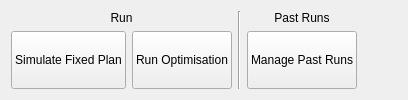
     <widget class="QWidget" name="Simulationtab">
      <attribute name="title">
       <string>Simulation</string>
      </attribute>
      <layout class="QHBoxLayout" name="horizontalLayout_10">
       <item>
        <layout class="QVBoxLayout" name="verticalLayout_6">
         <item>
          <widget class="QLabel" name="label_2">
           <property name="sizePolicy">
            <sizepolicy hsizetype="Preferred" vsizetype="Minimum">
             <horstretch>0</horstretch>
             <verstretch>0</verstretch>
            </sizepolicy>
           </property>
           <property name="text">
            <string>Run</string>
           </property>
           <property name="alignment">
            <set>Qt::AlignCenter</set>
           </property>
          </widget>
         </item>
         <item>
          <layout class="QHBoxLayout" name="horizontalLayout_3">
           <item>
            <widget class="QPushButton" name="runSim_pushButton">
             <property name="sizePolicy">
              <sizepolicy hsizetype="Minimum" vsizetype="MinimumExpanding">
               <horstretch>0</horstretch>
               <verstretch>0</verstretch>
              </sizepolicy>
             </property>
             <property name="text">
              <string>Simulate Fixed Plan</string>
             </property>
            </widget>
           </item>
           <item>
            <widget class="QPushButton" name="runOpt_pushButton">
             <property name="sizePolicy">
              <sizepolicy hsizetype="Minimum" vsizetype="MinimumExpanding">
               <horstretch>0</horstretch>
               <verstretch>0</verstretch>
              </sizepolicy>
             </property>
             <property name="text">
              <string>Run Optimisation</string>
             </property>
            </widget>
           </item>
          </layout>
         </item>
        </layout>
       </item>
       <item>
        <widget class="Line" name="line_10">
         <property name="orientation">
          <enum>Qt::Vertical</enum>
         </property>
        </widget>
       </item>
       <item>
        <layout class="QVBoxLayout" name="verticalLayout_11">
         <item>
          <widget class="QLabel" name="label_3">
           <property name="sizePolicy">
            <sizepolicy hsizetype="Preferred" vsizetype="Minimum">
             <horstretch>0</horstretch>
             <verstretch>0</verstretch>
            </sizepolicy>
           </property>
           <property name="text">
            <string>Past Runs</string>
           </property>
           <property name="alignment">
            <set>Qt::AlignCenter</set>
           </property>
          </widget>
         </item>
         <item>
          <layout class="QHBoxLayout" name="horizontalLayout_7">
           <item>
            <widget class="QPushButton" name="manageRuns_pushButton">
             <property name="sizePolicy">
              <sizepolicy hsizetype="Minimum" vsizetype="MinimumExpanding">
               <horstretch>0</horstretch>
               <verstretch>0</verstretch>
              </sizepolicy>
             </property>
             <property name="text">
              <string>Manage Past Runs</string>
             </property>
            </widget>
           </item>
          </layout>
         </item>
        </layout>
       </item>
       <item>
        <spacer name="horizontalSpacer_3">
         <property name="orientation">
          <enum>Qt::Horizontal</enum>
         </property>
         <property name="sizeHint" stdset="0">
          <size>
           <width>40</width>
           <height>20</height>
          </size>
         </property>
        </spacer>
       </item>
      </layout>
     </widget>
